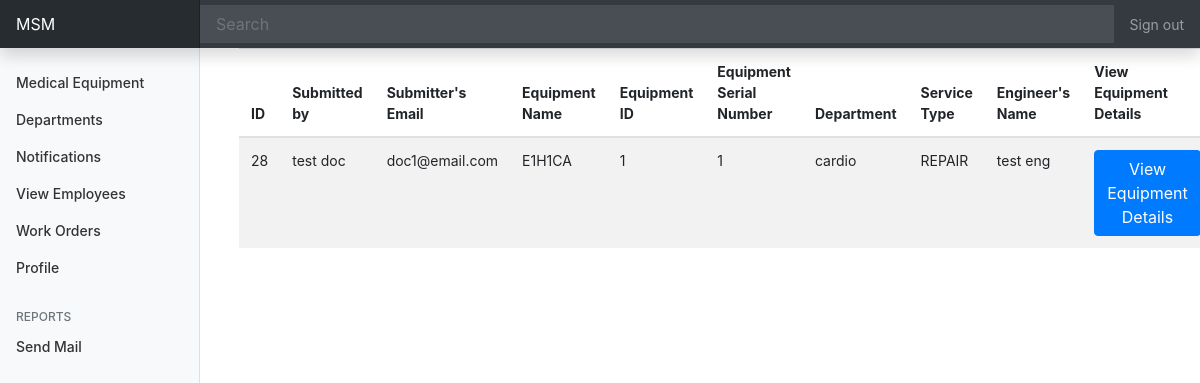
The app's page /workflow/ticket-details/28/ (signed in), older data.
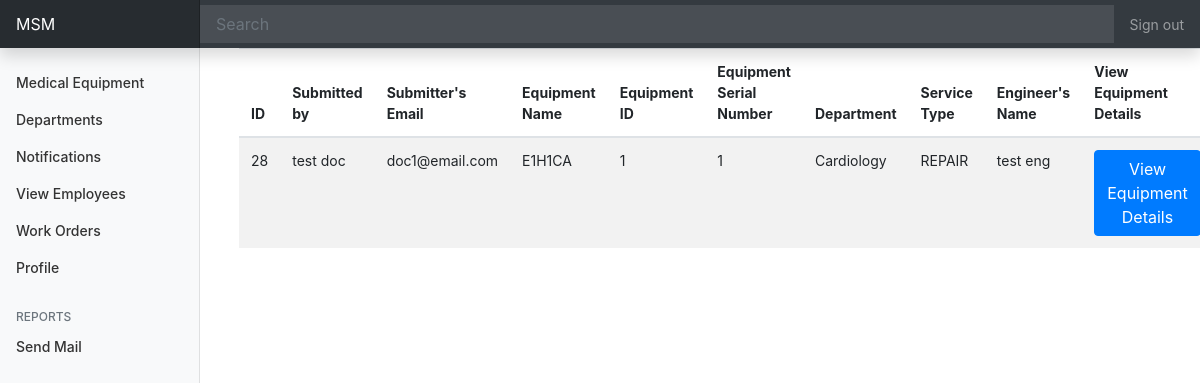
The same page, newer data.
### workflow/models.py (models this page shows, shortened)
class Ticket(models.Model):
    types = (
                ('REPAIR', _('Repairment of Equipment')),
                ('TRANSFER', _('Transfer of Equipment')),
                ('TRAINING', _('Training of using Equipment'))
            )
    STATUS = (
        ('OPEN', _('Open Issue')),
        ('CLOSED', _('Closed Issue'))
    )
    ticket_type = models.CharField(_("Type"), max_length = 50, choices = types, default='REPAIR')
    submitter =  models.ForeignKey(Doctor, null = True, on_delete=models.SET_NULL)
    user = models.ForeignKey(Engineer, null = True, on_delete=models.SET_NULL)
    equipment = models.ForeignKey(Equipment, on_delete=models.CASCADE)
    status = models.CharField(_("Status"), max_length = 50, choices = STATUS, default='OPEN')
    response_time = models.DurationField(_("Reponse Time"), default=datetime.timedelta(0))
    details = models.TextField(_("Problem Details"), null=True)

### med/models.py (models this page shows, shortened)
class Equipment(models.Model):
    STATUS = (
        ('LIVE', _("LIVE")),
        ('DOWN', _("DOWN"))
    )
    status = models.CharField(_("Equipment Status"), max_length=50, choices=STATUS, default='LIVE')
    name = models.CharField(_("Equipment Name"), max_length = 225, unique=True) #unique=True
    specs = models.TextField(_("Technical Specifications and Standards"))
    quantity = models.IntegerField()
    serial_num = models.IntegerField()
    manufacturer = models.CharField(_("Manufacturer"), null=True,max_length = 255)
    country = models.CharField(_("Country"), null=True,max_length = 225)
    model = models.CharField(_("Model"), null=True,max_length = 225)
    risk_level = models.CharField(_("Risk Level"), null=True,max_length = 225)
    eq_class = models.CharField(_("class"), null=True,max_length = 225)
    bio_code = models.CharField(_("BioCode"), null=True, max_length = 225)
    med_agent = models.CharField(_("Medical Agent"),null=True, max_length = 225)
    delivery_date = models.DateField(_("Delivery Date"),null=True)
    warrenty_date = models.DateField(_("End Warrenty Date"),null=True)
    department = models.ForeignKey(Department, null = True, on_delete=models.SET_NULL)
    hospital = models.ForeignKey(Hospital, null = True, on_delete=models.SET_NULL)

class Department(models.Model):
    name = models.CharField(_("Department Name"), max_length = 225, unique=True)
    hospital = models.ForeignKey(Hospital, null=True, on_delete=models.SET_NULL)

### authentication/models.py (models this page shows, shortened)
class User(AbstractUser):
    class Types(models.TextChoices):
        MANAGER = "MANAGER", "manager"
        ENGINEER = "ENGINEER", "engineer"
        DOCTOR = "DOCTOR", "doctor"
    email = models.EmailField(_('email address'), unique=True)
    type = models.CharField(_("Type"), max_length= 50, choices=Types.choices, default = Types.MANAGER)
    in_hospital = models.BooleanField(_("Currently registered in a hospital"), default=False)
    USERNAME_FIELD = 'email'
    REQUIRED_FIELDS = []
    objects = CustomUserManager()

### workflow/views.py (the view)
# urls.py: path('ticket-details/<int:pk>/', Ticket_Details.as_view(), name='ticket-details'),
class Ticket_Details(LoginRequiredMixin, DetailView):
    model = Ticket
    template_name = 'workflow/ticket_details.html'
    def get_context_data(self, **kwargs):
        context = super(Ticket_Details, self).get_context_data(**kwargs)
        context['ticket'] = Ticket.objects.get(id = self.kwargs['pk'])
        try:
            context['engineer'] = Engineer.objects.get(id = self.request.user.id)
        except:
            pass
        return context

### med/models.py (called while the page is built)
    def get_queryset(self, *args, **kwargs):
        return super().get_queryset(*args, **kwargs).filter(type=User.Types.ENGINEER)

### workflow/templates/workflow/ticket_details.html (shortened to what this page needs)
{% extends "dashboard/base.html" %}
{% block content %}
<div class="container">
    <table class="table table-striped table-hover">
        <thead>
          <tr>
            <th scope="col">ID</th>
            <th scope="col">Submitted by</th>
            <th scope="col">Submitter's Email</th>
            <th scope="col">Equipment Name</th>
            <th scope="col">Equipment ID</th>
            <th scope="col">Equipment Serial Number</th>
            <th scope="col">Department</th>
            <th scope="col">Service Type</th>
            <th scope="col">Engineer's Name</th>
            <th scope="col">View Equipment Details</th>
          </tr>
        </thead>
        <tbody>
          <tr>
            <td>{{ ticket.id }}</td>
            <td>{{ ticket.submitter.first_name }} {{ticket.submitter.last_name}}</td>
            <td> {{ ticket.submitter.email}}</td>
            <td>{{ ticket.equipment.name }}</td>
            <td>{{ ticket.equipment.id }}</td>
            <td>{{ ticket.equipment.serial_num }}</td>
            <td>{{ ticket.equipment.department.name }}</td>
            <td>{{ ticket.ticket_type }}</td>
            <td>{{ ticket.user.first_name }}  {{ ticket.user.last_name }}</td>
            <td><a href="{% url 'equipment-details' ticket.equipment.id %}"><button class="btn btn-primary">View Equipment Details</button></a></td>
          </tr>
        </tbody>
      </table>
</div>
{% endblock content %}

Row changes from the older to the newer data that the page shows:
changed through a linked row, Ticket "REPAIR": equipment.department.name "cardio" → "Cardiology"
